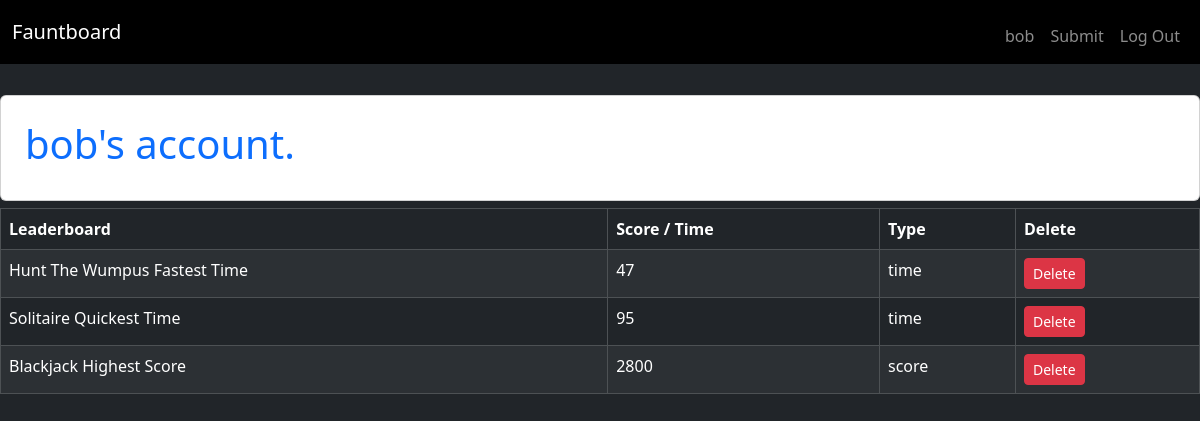
The app's page /account (signed in) with its own data.
### tables this page shows
CREATE TABLE users (
    id INTEGER PRIMARY KEY,
    username TEXT UNIQUE NOT NULL,
    password TEXT NOT NULL,
    role TEXT);

CREATE TABLE "leaderboard_entries" (
    id INTEGER PRIMARY KEY,
    leaderboard_id INTEGER NOT NULL,
    user_id INTEGER NOT NULL, user TEXT NOT NULL REFERENCES users(username), type TEXT NOT NULL,
    score INTEGER NOT NULL,
    FOREIGN KEY (leaderboard_id) REFERENCES leaderboards(id),
    FOREIGN KEY (user_id) REFERENCES users(id)
);

CREATE TABLE "leaderboards" (
    id INTEGER PRIMARY KEY,
    name TEXT NOT NULL, description TEXT,
    image_path TEXT
, type TEXT NOT NULL);

### app.py (the view)
@app.route("/account")
def account():
    db = get_db()
    submissions = db.execute("""
        SELECT leaderboard_entries.id,
               leaderboard_entries.score,
               leaderboard_entries.type,
               leaderboards.name AS leaderboard_name
        FROM leaderboard_entries
        JOIN leaderboards ON leaderboard_entries.leaderboard_id = leaderboards.id
        WHERE leaderboard_entries.user = ?
        ORDER BY leaderboard_entries.id DESC
    """, (session["username"],)).fetchall()
    return render_template("account.html", submissions=submissions)

### app.py (called while the page is built)
def get_db():
    if "db" not in g:
        g.db = sqlite3.connect("database.db")
        g.db.row_factory = sqlite3.Row
    return g.db

@app.before_request
def load_user():
    g.user = None
    if "user_id" in session:
        db = get_db()
        g.user = db.execute(
            "SELECT * FROM users WHERE id = ?",
            (session["user_id"],)
        ).fetchone()

### templates/account.html (shortened to what this page needs)
{% extends 'base.html' %}
{% block content %}
<div class="d-flex justify-content-center align-items-center" style="height: 15vh;">
  <div class="card p-4 bg-white" style="width: 1500px;">
    <h1 class="text-primary">{{ g.user['username'] }}'s account.</h1>
  </div>
</div>
{% if g.user and g.user['role'] == 'User' %}
{% if submissions %}
<table class="table table-dark table-striped table-bordered">
    <thead>
        <tr>
            <th>Leaderboard</th>
            <th>Score / Time</th>
            <th>Type</th>
            <th>Delete</th>
        </tr>
    </thead>
    <tbody>
        {% for s in submissions %}
        <tr>
            <td>{{ s.leaderboard_name }}</td>
            <td>{{ s.score }}</td>
            <td>{{ s.type }}</td>
            <td>
                <form action="{{ url_for('delete_submission', entry_id=s.id) }}" method="POST">
                    <button class="btn btn-danger btn-sm">Delete</button>
                </form>
            </td>
        </tr>
        {% endfor %}
    </tbody>
</table>
{% else %}
    <p class="text-warning mt-2 mx-2">This user hasn't submitted anything yet.</p>
{% endif %}
{% endif %}
{% endblock %}

### templates/base.html (shortened to what this page needs)
<!doctype html>
<html lang="en">
<head>
  <link href="https://cdn.jsdelivr.net/npm/bootstrap@5.3.2/dist/css/bootstrap.min.css" rel="stylesheet">
</head>
<body class="bg-dark">
<nav class="navbar navbar-expand-lg navbar-dark bg-black mb-4">
<div class="container-fluid">
    <a class="navbar-brand" href="/">Fauntboard</a>
        <ul class="navbar-nav ms-auto d-flex flex-row">
      {% if g.user %}
        <li class="nav-item mx-3, mt-2">
          <a class="nav-link" href="{{ url_for('account') }}">{{ g.user['username'] }}</a>
        </li>
        {% if g.user and g.user['role'] == 'User' %}
        <li class="nav-item mx-3, mt-2">
          <a class="nav-link" href="{{ url_for('submit') }}">Submit</a>
        </li>
        {% endif %}
        <li class="nav-item mx-3, mt-2">
          <a class="nav-link" href="{{ url_for('logout') }}">Log Out</a>
        </li>
      {% endif %}
    </ul>
  </div>
</nav>
<section class="content">
  {% block content %}{% endblock %}
</section>
</body>
</html>

### records on screen
users: user.username "bob"
leaderboard_entries: leaderboard_name "Hunt The Wumpus Fastest Time", score "47", type "time"
leaderboard_entries: leaderboard_name "Solitaire Quickest Time", score "95", type "time"
leaderboard_entries: leaderboard_name "Blackjack Highest Score", score "2800", type "score"
